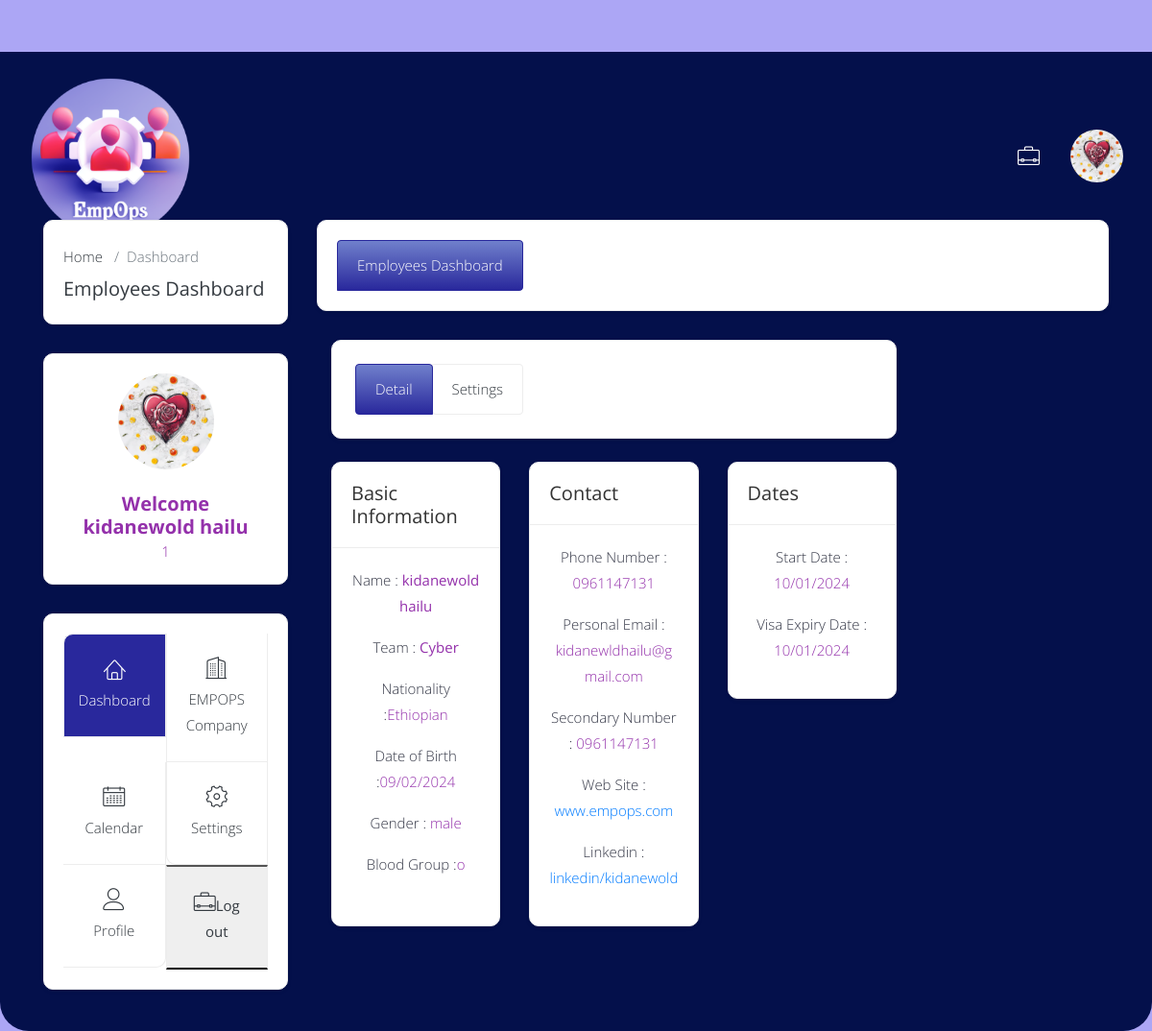
/details.php (signed in), run on the app's committed database.
### tables this page shows
CREATE TABLE `employee` (
  `name` text NOT NULL,
  `id` varchar(20) NOT NULL,
  `nationality` varchar(30) NOT NULL,
  `birth` varchar(50) NOT NULL,
  `gender` varchar(6) NOT NULL,
  `blood` varchar(5) NOT NULL,
  `password` varchar(80) NOT NULL,
  `status` int(1) UNSIGNED NOT NULL DEFAULT 1,
  `phone` int(10) NOT NULL,
  `phone2` int(10) NOT NULL,
  `email` varchar(45) NOT NULL DEFAULT 'No',
  `linkedin` varchar(40) NOT NULL DEFAULT 'No',
  `web` varchar(40) NOT NULL,
  `start` varchar(30) NOT NULL,
  `visa` varchar(30) NOT NULL,
  `team` varchar(30) NOT NULL,
  `file_name` varchar(100) NOT NULL DEFAULT 'a',
  `salary` int(10) NOT NULL,
  `job` varchar(30) NOT NULL
);

### details.php (the view, shortened to what this page needs)
<?PHP
require 'side_employee.php';
echo'						<div class="col-xl-9 col-lg-8  col-md-12">
							<div class="quicklink-sidebar-menu ctm-border-radius shadow-sm grow bg-white p-4 mb-4 card">
									<ul class="list-group list-group-horizontal-lg">
										<li class="list-group-item text-center active button-5"><a href="details.php" class="text-white">Detail</a></li>
										<li class="list-group-item text-center button-6"><a class="text-dark" href="settings.php">Settings</a></li>
									</ul>
								</div>
							<div class="row">
								<div class="col-xl-4 col-lg-6 col-md-6 d-flex">
									<div class="card flex-fill ctm-border-radius shadow-sm grow">
										<div class="card-header">
											<h4 class="card-title mb-0">Basic Information</h4>
										</div>
										<div class="card-body text-center">
											<p class="card-text mb-3"><span class="text-primary"> Name :</span><b>	'.$row['name'].'</b></p>
											<p class="card-text mb-3"><span class="text-primary"> Team :</span><b>	'.$row['team'].'</b></p>
											<p class="card-text mb-3"><span class="text-primary">Nationality :</span>'.$row['nationality'].'</p>
											<p class="card-text mb-3"><span class="text-primary">Date of Birth :</span>'.$row['birth'].'</p>
											<p class="card-text mb-3"><span class="text-primary">Gender : </span>'.$row['gender'].'</p>
										<p class="card-text mb-3"><span class="text-primary">Blood Group :</span>'.$row['blood'].'</p>
										</div>
									</div>
								</div>
								<div class="col-xl-4 col-lg-6 col-md-6 d-flex">
									<div class="card flex-fill  ctm-border-radius shadow-sm grow">
										<div class="card-header">
											<h4 class="card-title mb-0">Contact</h4>
										</div>
										<div class="card-body text-center">
											<p class="card-text mb-3"><span class="text-primary">Phone Number : </span>0'.$row['phone'].'</p>
											<p class="card-text mb-3"><span class="text-primary">Personal Email : </span>'.$row['email'].'</p>
											<p class="card-text mb-3"><span class="text-primary">Secondary Number : </span>0'.$row['phone2'].'</p>
											<p class="card-text mb-3"><span class="text-primary">Web Site : </span><a href="'.$row['web'].'">'.$row['web'].'</a></p>
											<p class="card-text mb-3"><span class="text-primary">Linkedin : </span><a href="'.$row['linkedin'].'">'.$row['linkedin'].'</a></p>
										</div>
									</div>
								</div>
								<div class="col-xl-4 col-lg-12 col-md-12">
									<div class="row">
										<div class="col-xl-12 col-lg-6 col-md-6 d-flex">
											<div class="card ctm-border-radius shadow-sm grow flex-fill">
												<div class="card-header">
													<h4 class="card-title mb-0">Dates</h4>
												</div>
												<div class="card-body text-center">
													<p class="card-text mb-3"><span class="text-primary">Start Date : </span>'.$row['start'].'</p>
													<p class="card-text mb-3"><span class="text-primary">Visa Expiry Date : </span>'.$row['visa'].'</p>
												</div>
											</div>
										</div>
												</div>
											</div>
										</div>
									</div>
								</div>
							</div>
						</div>
					</div>
				</div>
	</body>
</html>';
?>

### side_employee.php (shortened to what this page needs)
<?php
require 'assets/conn.php';
$id=$_SESSION['emp_id'];
$select="SELECT * FROM employee WHERE id ='$id'";
$query=mysqli_query($conn,$select) or die(mysqli_error($conn));
if(mysqli_num_rows($query)>0){
	$row=mysqli_fetch_assoc($query);
}
echo'<!DOCTYPE html>
<html lang="en">
<br><br>
	<head>
		<link rel="stylesheet" href="assets/css/bootstrap.min.css">
		<link rel="stylesheet" href="assets/css/lnr-icon.css">
        <link rel="stylesheet" href="assets/css/font-awesome.min.css">
		<link rel="stylesheet" href="assets/css/style.css">
		<link rel="stylesheet" href="/assets/css/announce-style.css">
	</head>
	<body>
	<header class="header">
    <div class="top-header-section">
        <div class="container-fluid">
            <div class="row align-items-center">
                <div class="col-lg-3 col-md-3 col-sm-3 col-6">
                    <div class="logo my-3 my-sm-0">
                        <a href="index.html">
                            <img src="assets/img/empops.png" alt="logo image" class="img-fluid" width="100">
                        </a>
                    </div>
                </div>
                <div class="col-lg-9 col-md-9 col-sm-9 col-6 text-right">
                    <div class="user-block d-none d-lg-block">
                        <div class="row align-items-center">
                            <div class="col-lg-12 col-md-12 col-sm-12">
                                <div class="user-notification-block align-right d-inline-block">
                                    <ul class="list-inline m-0">
                                        <li class="list-inline-item" data-toggle="tooltip" data-placement="top"
                                            title="" data-original-title="Details">
                                            <a href="details.php"
                                                class="font-23 menu-style text-white align-middle">
                                                <span class="lnr lnr-briefcase position-relative"></span>
                                            </a>
                                        </li>
                                    </ul>
                                </div>
                                <div class="user-info align-right dropdown d-inline-block header-dropdown">
                                    <a href="javascript:void(0)" data-toggle="dropdown"
                                        class=" menu-style dropdown-toggle">
                                        <div class="user-avatar d-inline-block">
                                            <img src="images/'.$row['file_name'].'" alt="user avatar"
                                                class="rounded-circle img-fluid" width="55">
                                        </div>
                                    </a>
                                </div>
                            </div>
                        </div>
                    </div>
                </div>
            </div>
        </div>
    </div>
		<div class="inner-wrapper">
			<div class="page-wrapper">
				<div class="container-fluid">
					<div class="row">
						<div class="col-xl-3 col-lg-4 col-md-12 theiaStickySidebar">
							<aside class="sidebar sidebar-user">
								<div class="row">
								<div class="col-md-12">
									<div class="card ctm-border-radius shadow-sm grow">
										<div class="card-body py-4">
											<div class="row">
												<div class="col-md-12 mr-auto text-left">
													<div class="custom-search input-group">
														<div class="custom-breadcrumb">
															<ol class="breadcrumb no-bg-color d-inline-block p-0 m-0 mb-2">
																<li class="breadcrumb-item d-inline-block"><a href="employees-dashboard.php" class="text-dark">Home</a></li>
																<li class="breadcrumb-item d-inline-block active">Dashboard</li>
															</ol>
															<h4 class="text-dark">Employees Dashboard</h4>
														</div>
													</div>
												</div>
											</div>
										</div>
									</div>
								</div>
							</div>
								<div class="user-card card shadow-sm bg-white text-center ctm-border-radius grow">
									<div class="user-info card-body">
										<div class="user-avatar mb-4">
											<img src="images/'.$row['file_name'].'" alt="User Avatar" class="img-fluid rounded-circle" width="100">
										</div>
										<div class="user-details">
											<h4><b>Welcome '.$row['name'].'</b></h4>
											<p>'.$_SESSION['emp_id'].'</p>
										</div>
									</div>
								</div>
								<div class="sidebar-wrapper d-lg-block d-md-none d-none">
									<div class="card ctm-border-radius shadow-sm border-none grow">
										<div class="card-body">
											<div class="row no-gutters">
												<div class="col-6 align-items-center text-center">
													<a href="employees-dashboard.php" class="text-white active p-4 first-slider-btn ctm-border-right ctm-border-left ctm-border-top"><span class="lnr lnr-home pr-0 pb-lg-2 font-23"></span><span class="">Dashboard</span></a>
												</div>
												<div class="col-6 align-items-center shadow-none text-center">
													<a href="company.php" class="text-dark p-4 ctm-border-right ctm-border-left"><span class="lnr lnr-apartment pr-0 pb-lg-2 font-23"></span><span class=""> EMPOPS Company</span></a>
												</div>
												<div class="col-6 align-items-center shadow-none text-center">
													<a href="calander.php" class="text-dark p-4 ctm-border-right"><span class="lnr lnr-calendar-full pr-0 pb-lg-2 font-23"></span><span class="">Calendar</span></a>
												</div>
												<div class="col-6 align-items-center shadow-none text-center">
													<a href="settings.php" class="text-dark p-4 last-slider-btn1 ctm-border-right ctm-border-left"><span class="lnr lnr-cog pr-0 pb-lg-2 font-23"></span><span class="">Settings</span></a>
												</div>
												<div class="col-6 align-items-center shadow-none text-center">
													<a href="details.php" class="text-dark p-4 last-slider-btn ctm-border-right"><span class="lnr lnr-user pr-0 pb-lg-2 font-23"></span><span class="">Profile</span></a>
												</div>
												<div class="col-6 align-items-center shadow-none text-center">
												<form method=post action"side_employee.php">
													<button type="submit" name="logout" class="text-dark p-4 ctm-border-right ctm-border-left"><span class="lnr lnr-briefcase pr-0 pb-lg-2 font-23"></span><span class="">Log out</span></a>										</form>
													</div>
											</div>
										</div>
									</div>
								</div>
							</aside>
						</div>
						<div class="col-xl-9 col-lg-8 col-md-12">
							<div class="quicklink-sidebar-menu ctm-border-radius shadow-sm bg-white card grow">
									<div class="card-body">
										<ul class="list-group list-group-horizontal-lg">
											<li class="list-group-item text-center active button-5"><a class="text-white" href="employees-dashboard.php">Employees Dashboard</a></li>
										</ul>
									</div>
								</div>
';
?>

### assets/css/style.css (style rules this page uses)
body { font-family: 'Open Sans', sans-serif; position: relative; font-weight: 300; color: #9431AB; font-size: 15px; line-height: 1.8; background: #ACA6F5; }
ul, h1, h2, h3, h4, h5, p { padding: 0; margin: 0; }
.h1, .h2, .h3, .h4, .h5, .h6, h1, h2, h3, h4, h5, h6 { font-weight: 400; }
li { list-style: none; }
img { max-width: 100%; }
h4 { font-size: 1.25rem; }
::placeholder { color: #898f96; }
.font-23 { font-size: 23px; }
.no-bg-color { background-color: transparent; }
.ctm-border-radius { border-radius: 10px; }
.text-primary { color: #353847 !important; }
.button-5 { background-color: #29289C; background-image: -moz-linear-gradient(top, #7080CC 0%, #29289C 100%); background-image: -webkit-linear-gradient(top, #7080CC 0%,#29289C 100%); background-image: linear-gradient(to bottom, #7080CC 0%,#29289C 100%); background-size: 900px; background-repeat: no-repeat; background-position: 0%; -webkit-transition: background 300ms ease-in-out; transition: background 300ms ease-in-out; }
.button-6 { background-color: #f1f1f1; background-image: -moz-linear-gradient(top, #fff 0%, #fff 100%); background-image: -webkit-linear-gradient(top, #fff 0%,#fff 100%); background-image: linear-gradient(to bottom, #fff 0%,#fff 100%); background-size: 900px; background-repeat: no-repeat; background-position: 0%; -webkit-transition: background 300ms ease-in-out; transition: background .5s ease-in-out; }
.header { background-color: #04104b; padding: 0 15px 45px ; border-bottom-left-radius: 30px; border-bottom-right-radius: 30px; }
.top-header-section { padding-bottom: 25px; padding-top: 25px; }
.logo a img { width: 170px; }
.user-notification-block ul li a.menu-style { color: #7e8fa1; padding: 32px 14px; }
.user-info a.menu-style { color: #7e8fa1; padding: 18px 14px; padding-right: 0; }
.user-block .dropdown-toggle:after { display: none; }
.sidebar-wrapper .card a.active { background: #29289C; }
.sidebar-wrapper a { border-bottom: 1px solid #ededed; display: flex; text-align: center; vertical-align: middle; align-items: center; justify-content: center; align-self: center; flex-direction: column; }
.sidebar-wrapper .first-slider-btn { border-top-left-radius: 10px; }
.sidebar-wrapper .last-slider-btn { border-bottom-right-radius: 10px; }
.sidebar-wrapper .last-slider-btn1 { border-bottom-left-radius: 10px; }
.ctm-border-right { border-right: 1px solid #ededed; }
.ctm-border-left { border-left: 1px solid #ededed; }
.ctm-border-top { border-top: 1px solid #ededed; }
.page-wrapper { padding: 0px 15px 0 15px; margin-top: -45px; }
.list-group-item.active { z-index: 2; color: #fff; background-color: #29289C; border-color: #29289C; }
.list-group-item:first-child { border-top-left-radius: 10px; border-top-right-radius: 10px; }
.list-group-item:last-child { margin-bottom: 0; border-bottom-right-radius: 10px; border-bottom-left-radius: 10px; }
.card { border: 1px solid #ededed; margin-bottom: 30px; border-radius: 10px; }
.card-header { background: none; padding: 1.25rem; border-bottom: 1px solid #ededed; }
.card-title { color: #333; margin-bottom: 20px; }
.list-group-item { border: 1px solid #ededed; }
.quicklink-sidebar-menu ul li a { display: block; }
.grow { animation: bounce-in-right 3s ease; }
.user-info a .user-avatar img { margin-bottom: 3px; }
.inner-wrapper { width: 100%; height: 100vh; min-height: 100vh; }

### data on the page
employee: file_name (picture), name "kidanewold hailu", team "Cyber", nationality "Ethiopian", birth "09/02/2024", gender "male", blood "o", phone "961147131", email "kidanewldhailu@gmail.com", phone2 "961147131", web "www.empops.com", linkedin "linkedin/kidanewold", start "10/01/2024", visa "10/01/2024"

### other printed values
$_SESSION['emp_id'] "1"
